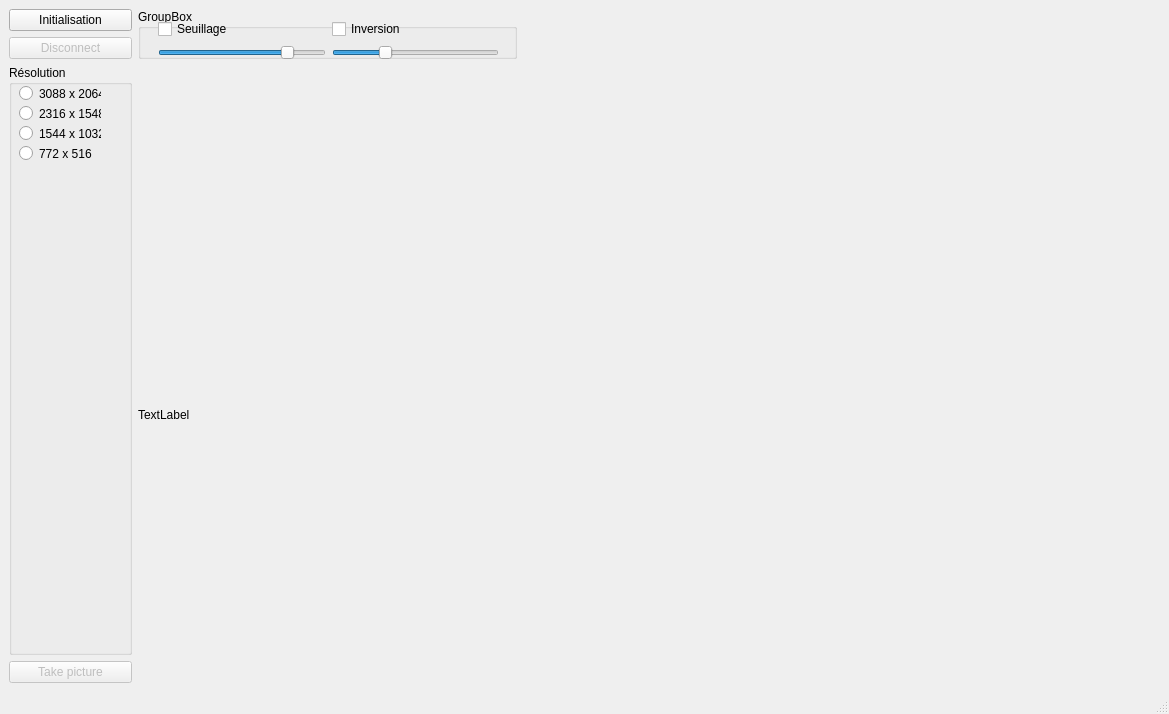
<?xml version="1.0" encoding="UTF-8"?>
<ui version="4.0">
 <class>MainWindow</class>
 <widget class="QMainWindow" name="MainWindow">
  <property name="geometry">
   <rect>
    <x>0</x>
    <y>0</y>
    <width>1169</width>
    <height>714</height>
   </rect>
  </property>
  <property name="minimumSize">
   <size>
    <width>700</width>
    <height>700</height>
   </size>
  </property>
  <property name="windowTitle">
   <string>MainWindow</string>
  </property>
  <widget class="QWidget" name="centralwidget">
   <layout class="QGridLayout" name="gridLayout">
    <item row="2" column="0">
     <widget class="QGroupBox" name="groupBox_resolution">
      <property name="minimumSize">
       <size>
        <width>100</width>
        <height>120</height>
       </size>
      </property>
      <property name="title">
       <string>Résolution</string>
      </property>
      <widget class="QRadioButton" name="radioBtn_3088x2064">
       <property name="geometry">
        <rect>
         <x>10</x>
         <y>20</y>
         <width>82</width>
         <height>17</height>
        </rect>
       </property>
       <property name="text">
        <string>3088 x 2064</string>
       </property>
      </widget>
      <widget class="QRadioButton" name="radioBtn_2316x1548">
       <property name="geometry">
        <rect>
         <x>10</x>
         <y>40</y>
         <width>82</width>
         <height>17</height>
        </rect>
       </property>
       <property name="text">
        <string>2316 x 1548</string>
       </property>
      </widget>
      <widget class="QRadioButton" name="radioBtn_1544x1032">
       <property name="geometry">
        <rect>
         <x>10</x>
         <y>60</y>
         <width>82</width>
         <height>17</height>
        </rect>
       </property>
       <property name="text">
        <string>1544 x 1032</string>
       </property>
      </widget>
      <widget class="QRadioButton" name="radioBtn_772x516">
       <property name="geometry">
        <rect>
         <x>10</x>
         <y>80</y>
         <width>82</width>
         <height>17</height>
        </rect>
       </property>
       <property name="text">
        <string>772 x 516</string>
       </property>
      </widget>
     </widget>
    </item>
    <item row="3" column="0">
     <widget class="QPushButton" name="btn_single">
      <property name="enabled">
       <bool>false</bool>
      </property>
      <property name="text">
       <string>Take picture</string>
      </property>
     </widget>
    </item>
    <item row="1" column="0">
     <widget class="QPushButton" name="btn_disconnect">
      <property name="enabled">
       <bool>false</bool>
      </property>
      <property name="text">
       <string>Disconnect</string>
      </property>
     </widget>
    </item>
    <item row="0" column="0">
     <widget class="QPushButton" name="btn_init">
      <property name="text">
       <string>Initialisation</string>
      </property>
     </widget>
    </item>
    <item row="2" column="1" colspan="8">
     <widget class="QLabel" name="lbl_img">
      <property name="minimumSize">
       <size>
        <width>700</width>
        <height>700</height>
       </size>
      </property>
      <property name="frameShape">
       <enum>QFrame::NoFrame</enum>
      </property>
      <property name="lineWidth">
       <number>3</number>
      </property>
      <property name="text">
       <string>TextLabel</string>
      </property>
     </widget>
    </item>
    <item row="0" column="1" rowspan="2" colspan="3">
     <widget class="QGroupBox" name="groupBox">
      <property name="minimumSize">
       <size>
        <width>379</width>
        <height>0</height>
       </size>
      </property>
      <property name="title">
       <string>GroupBox</string>
      </property>
      <widget class="QWidget" name="gridLayoutWidget">
       <property name="geometry">
        <rect>
         <x>20</x>
         <y>10</y>
         <width>341</width>
         <height>41</height>
        </rect>
       </property>
       <layout class="QGridLayout" name="gridLayout_2">
        <item row="2" column="0">
         <widget class="QSlider" name="slider_ts">
          <property name="minimum">
           <number>1</number>
          </property>
          <property name="maximum">
           <number>100</number>
          </property>
          <property name="pageStep">
           <number>5</number>
          </property>
          <property name="sliderPosition">
           <number>80</number>
          </property>
          <property name="orientation">
           <enum>Qt::Horizontal</enum>
          </property>
         </widget>
        </item>
        <item row="2" column="1">
         <widget class="QSlider" name="slider_ratio">
          <property name="minimum">
           <number>0</number>
          </property>
          <property name="maximum">
           <number>10</number>
          </property>
          <property name="pageStep">
           <number>1</number>
          </property>
          <property name="value">
           <number>3</number>
          </property>
          <property name="orientation">
           <enum>Qt::Horizontal</enum>
          </property>
         </widget>
        </item>
        <item row="0" column="1">
         <widget class="QCheckBox" name="checkBox_inversion">
          <property name="text">
           <string>Inversion</string>
          </property>
         </widget>
        </item>
        <item row="0" column="0">
         <widget class="QCheckBox" name="checkBox_seuillage">
          <property name="text">
           <string>Seuillage</string>
          </property>
         </widget>
        </item>
       </layout>
      </widget>
     </widget>
    </item>
   </layout>
  </widget>
  <widget class="QStatusBar" name="statusbar"/>
 </widget>
 <resources/>
 <connections/>
</ui>
